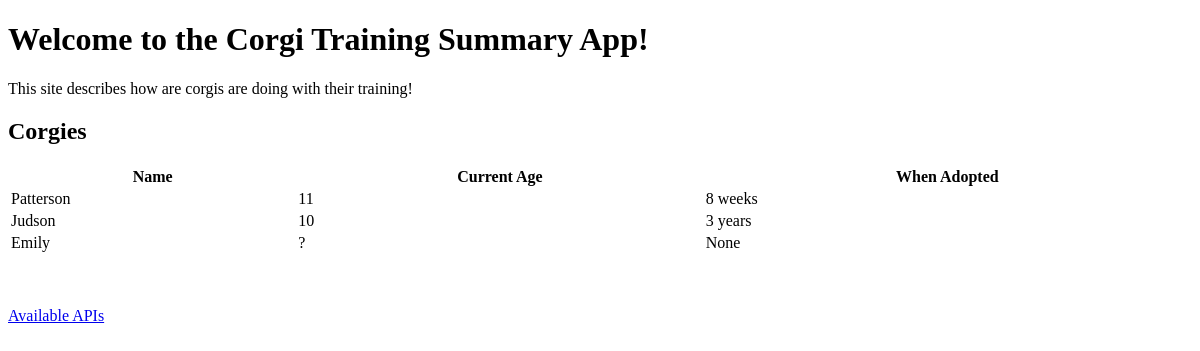
Before: / with the older database file.
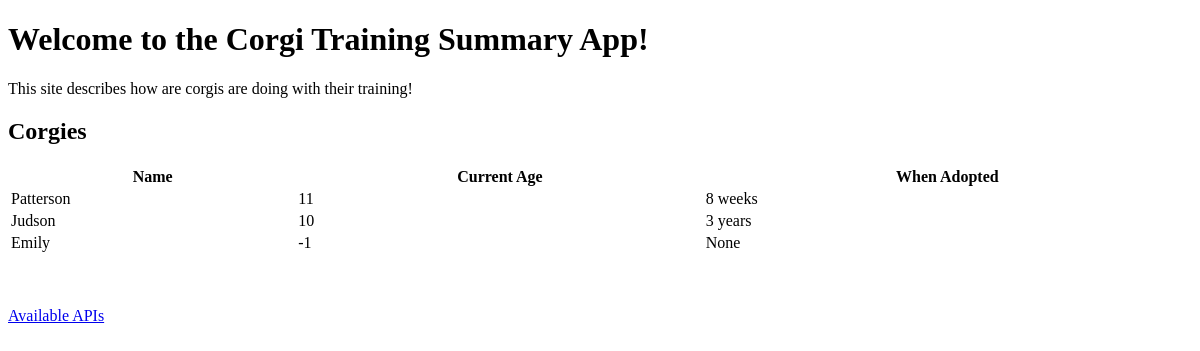
After: the same page with the newer database file.
### tables this page shows
CREATE TABLE "pets" (
	"id"	INTEGER NOT NULL,
	"name"	TEXT,
	"age"	INTEGER,
	"breed"	TEXT,
	"age_adopted"	TEXT,
	PRIMARY KEY("id")
);

### application.py (the view)
@app.route("/")
def main_page():
    pets = cg.get_pet_data()
    return render_template("index.html", corgis=pets)

### CorgiData.py (called while the page is built)
    def get_pet_data(self, name=""):
        session = Session(self.engine)
        if name == "":
            results = session.query(self.Pets)
        else:
            results = session.query(self.Pets).filter(self.Pets.name == name)
        pet_df = pd.read_sql(results.statement, session.connection())
        session.close()
        return pet_df.to_dict(orient="records")

### templates/index.html (shortened to what this page needs)
<!DOCTYPE html>
<html lang="en">
  <head>
  </head>
  <body>
    <h1>Welcome to the Corgi Training Summary App!</h1>
    This site describes how are corgis are doing with their training!
    <h2>Corgies</h2>
    <table style="width:100%">
      <tr>
        <th>Name</th>
        <th>Current Age</th>
        <th>When Adopted</th>
      </tr>
      {% for corgi in corgis %}
      <tr>
        <td>{{ corgi.name }}</td>
        <td>{{ corgi.age }}</td>
        <td>{{ corgi.age_adopted }}</td>
      </tr>
      {% endfor %}
    </table>
    <br>
    <br>
    <p><a href="/api/v1.0">Available APIs</a></p>
  </body>
</html>

Changed rows visible on the page:
changed pets "Emily": age "?" → "-1"
